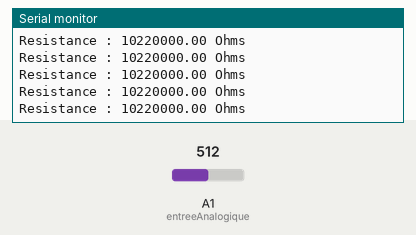
Recording of a sketch running on a simulated Arduino Uno, built with avr-gcc and run on an emulated ATmega328P. On the bench: the last lines printed to the serial monitor. The test bench sets the inputs (shaded band); at power-on: A1 (entreeAnalogique) = 512.

Above: at 1.2 s.
1.3 s: A1 (entreeAnalogique) set to 0
At 2.1 s:
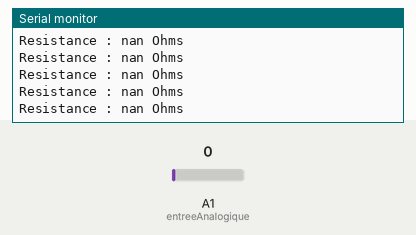
3.2 s: A1 (entreeAnalogique) set to 122
At 4.3 s:
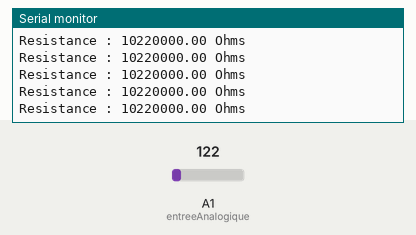

Measured:
- after the input at 1.3 s, the serial monitor: prints a new line at once (image 1)

The sketch:

TestResistance.ino
```cpp
// Entrée analogique à utiliser (entre 0 et 5 pour un Arduino UNO)
int entreeAnalogique = 1;

// Valeur de la résistance de mesure R1 en ohms
#define R1 10000.0

void setup()
{
// Initialisation de la communication série
Serial.begin(115200);
}


void loop()
{
// Lecture de l'entrée analogique
float valeurLue = (float)analogRead(entreeAnalogique);

// calcul de la valeur de la résistance en ohms
float resistanceLue = R1*(1023-valeurLue /valeurLue);

// affichage de la valeur de la résistance dans la console série
Serial.print("\r");
Serial.print("Resistance : ");
Serial.print(resistanceLue);
Serial.println(" Ohms");

// attendre 1 seconde avant la prochaine mesure
//delay(1000);
}
```
